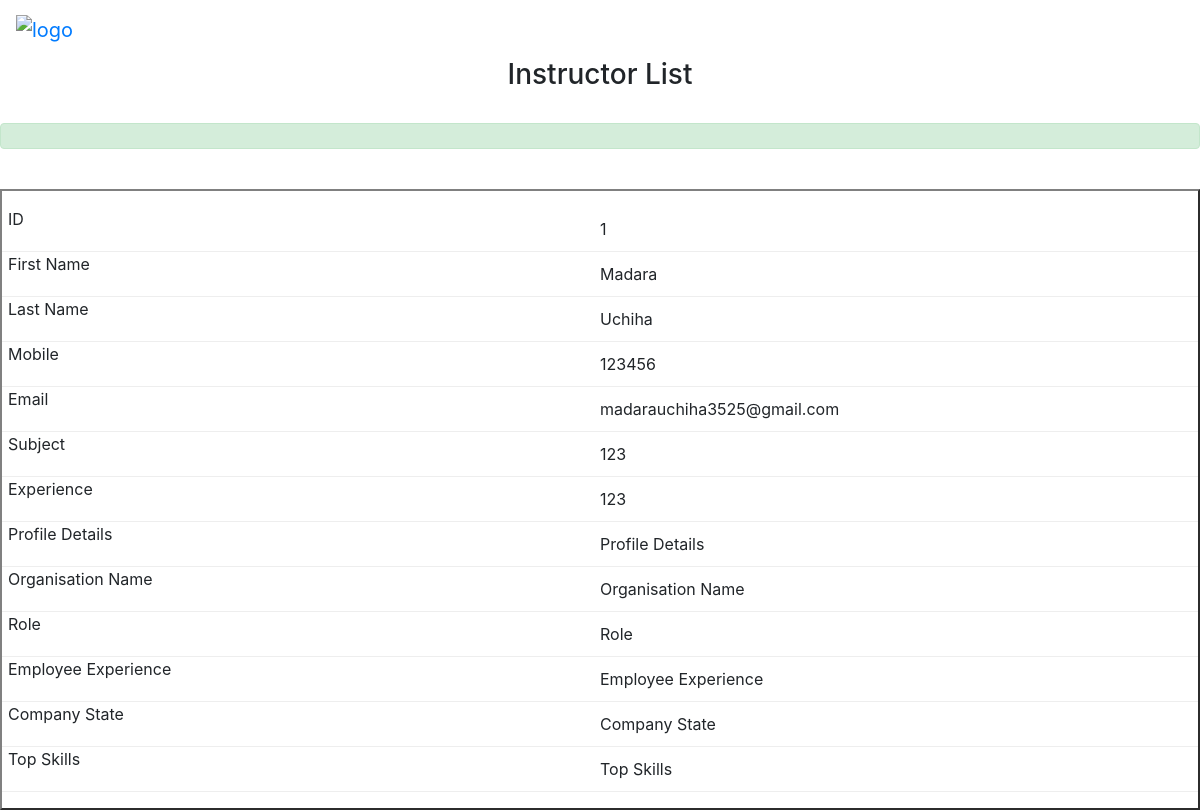
/instructor/instructor_list, run on an earlier commit of the app's database.
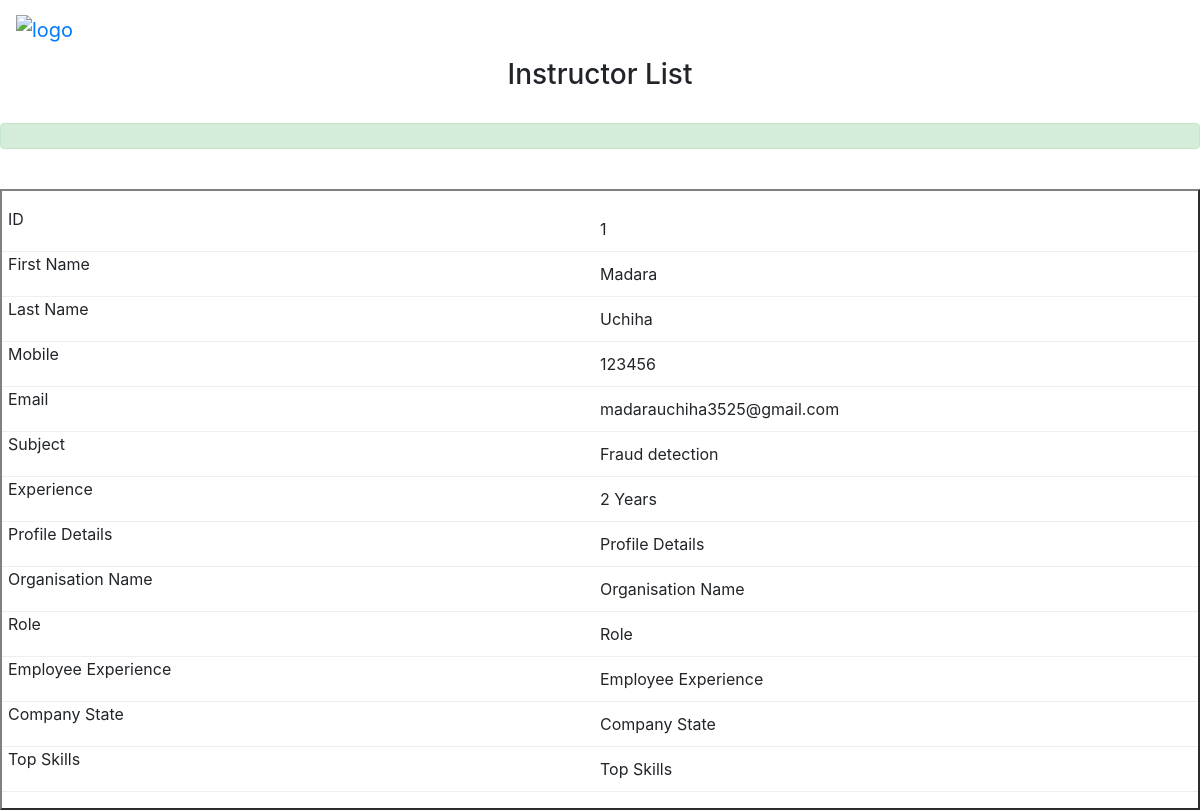
And on a later commit of the database.
### loginRegister/models.py (models this page shows)
class instructor(models.Model):
    instructor_id = models.AutoField(primary_key=True)
    first_name = models.CharField(max_length=100)
    last_name = models.CharField(max_length=100)
    email = models.EmailField(max_length=100, unique=True)
    phone = models.BigIntegerField()
    subjects = models.CharField(max_length=100)
    job_type = models.CharField(max_length=8)
    experience = models.CharField(max_length=100)
    description = models.TextField()
    profileImg = models.CharField(max_length=100, default='photo.jpg')
    date_of_reg = models.DateTimeField(default=timezone.now)
    password = models.CharField(max_length=100)

### loginRegister/views.py (the view)
# urls.py: path('instructor/instructor_list', loginviews.instructor_list, name='instructor_list'),
def instructor_list(request):
    instructor_data = instructor.objects.all()
    return render(request, 'instructor_list.html', {'instructors': instructor_data})

### loginRegister/templates/instructor_list.html (shortened to what this page needs)
{% load static %}
<!DOCTYPE html>
<html xmlns="http://www.w3.org/1999/xhtml"
      xmlns:th="http://www.thymeleaf.org">
<head>
  		<link rel="stylesheet" href="https://maxcdn.bootstrapcdn.com/bootstrap/4.4.1/css/bootstrap.min.css">
</head>
<body>
<nav class="navbar navbar-expand-sm">
  <a class="navbar-brand" href="/admin/admin_successLogin">
    <img src="{% static 'images/Caramel-Horz.png' %}" alt="logo" style="width:240px; height:65px; margin:0px 0px 0px 0px;">
  </a>
 </nav>
<div align="center">
    <h3>Instructor List</h3>
    <br/>
        <div th:if="${confirmationMessage}" class="alert alert-success"
          role="alert" th:text=${confirmationMessage}></div>
    <br/>
    <table role="table"  border="2px 1px 1px 1px solid"  cellpadding="10px">
        <tbody  role="rowgroup">
          {% for instructor in instructors %}
          <tr role="row">
            <tr th:each="instructor : ${listInstructors}">
                <td role="cell" th:text="${instructor.id}">{{ instructor.instructor_id }}</td>
                <td role="cell" th:text="${instructor.firstName}">{{ instructor.first_name }}</td>
                <td role="cell" th:text="${instructor.lastName}">{{ instructor.last_name }}</td>
                <td role="cell" th:text="${instructor.mobile}">{{ instructor.phone }}</td>
                <td role="cell" th:text="${instructor.email}">{{ instructor.email }}</td>
                <td role="cell" th:text="${instructor.subject}">{{ instructor.subjects }}</td>
                <td role="cell" th:text="${instructor.time}">{{ instructor.experience }}</td>
                <td role="cell" th:text="${instructor.profile}">Profile Details</td>
                <td role="cell" th:text="${instructor.companyName}">Organisation Name</td>
                <td role="cell" th:text="${instructor.role}">Role</td>
                <td role="cell" th:text="${instructor.empExperience}">Employee Experience</td>
                <td role="cell" th:text="${instructor.cstate}">Company State</td>
                <td role="cell" th:text="${instructor.skills}">Top Skills</td>
            </tr>
           </tr>
           {% endfor %}
        </tbody>
    </table>
</div>
</body>
</html>

### loginRegister/templates/instructor_list.html (style rules this page uses)
@media only screen 
    and (max-width: 760px), (min-device-width: 768px) 
    and (max-device-width: 1024px) { table, thead, tbody, th, td, tr { display: block; } }
@media only screen 
    and (max-width: 760px), (min-device-width: 768px) 
    and (max-device-width: 1024px) { tr { margin: 0 0 1rem 0; } }
@media only screen 
    and (max-width: 760px), (min-device-width: 768px) 
    and (max-device-width: 1024px) { tr:nth-child(odd) { background: #ccc; } }
@media only screen 
    and (max-width: 760px), (min-device-width: 768px) 
    and (max-device-width: 1024px) { td { border: none; border-bottom: 1px solid #eee; position: relative; padding-left: 50%; } }
@media only screen 
    and (max-width: 760px), (min-device-width: 768px) 
    and (max-device-width: 1024px) { td:before { position: absolute; top: 0; left: 6px; width: 45%; padding-right: 10px; white-space: nowrap; } }
@media only screen 
    and (max-width: 760px), (min-device-width: 768px) 
    and (max-device-width: 1024px) { td:nth-of-type(1):before { content: "ID"; } }
@media only screen 
    and (max-width: 760px), (min-device-width: 768px) 
    and (max-device-width: 1024px) { td:nth-of-type(2):before { content: "First Name"; } }
@media only screen 
    and (max-width: 760px), (min-device-width: 768px) 
    and (max-device-width: 1024px) { td:nth-of-type(3):before { content: "Last Name"; } }
@media only screen 
    and (max-width: 760px), (min-device-width: 768px) 
    and (max-device-width: 1024px) { td:nth-of-type(4):before { content: "Mobile"; } }
@media only screen 
    and (max-width: 760px), (min-device-width: 768px) 
    and (max-device-width: 1024px) { td:nth-of-type(5):before { content: "Email"; } }
@media only screen 
    and (max-width: 760px), (min-device-width: 768px) 
    and (max-device-width: 1024px) { td:nth-of-type(6):before { content: "Subject"; } }
@media only screen 
    and (max-width: 760px), (min-device-width: 768px) 
    and (max-device-width: 1024px) { td:nth-of-type(7):before { content: "Experience"; } }
@media only screen 
    and (max-width: 760px), (min-device-width: 768px) 
    and (max-device-width: 1024px) { td:nth-of-type(8):before { content: "Profile Details"; } }
@media only screen 
    and (max-width: 760px), (min-device-width: 768px) 
    and (max-device-width: 1024px) { td:nth-of-type(9):before { content: "Organisation Name"; } }
@media only screen 
    and (max-width: 760px), (min-device-width: 768px) 
    and (max-device-width: 1024px) { td:nth-of-type(10):before { content: "Role"; } }
@media only screen 
    and (max-width: 760px), (min-device-width: 768px) 
    and (max-device-width: 1024px) { td:nth-of-type(11):before { content: "Employee Experience"; } }
@media only screen 
    and (max-width: 760px), (min-device-width: 768px) 
    and (max-device-width: 1024px) { td:nth-of-type(12):before { content: "Company State"; } }
@media only screen 
    and (max-width: 760px), (min-device-width: 768px) 
    and (max-device-width: 1024px) { td:nth-of-type(13):before { content: "Top Skills"; } }

What changed in the data, as far as the page shows it:
changed instructor "Madara": subjects "123" → "Fraud detection"; experience "123" → "2 Years"
